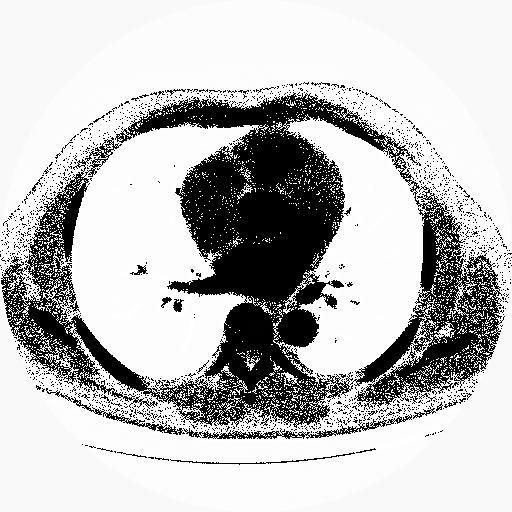
#> input picture Challenge_2/Submititons/q3.tif, 512 x 512 px, found by its file name
$ jupyter execute --allow-errors test.ipynb   (older library calls are emulated)
#> lines starting #> are read from the running program, lines starting #| are printed output that depends on the picture; after the words box and inside, x2 and y2 are one past the last pixel; in counts of white or black regions, pixels touching at a corner belong together
[cell 1]
import cv2
import numpy as np
import skimage, os
from skimage.morphology import ball, disk, dilation, binary_erosion, remove_small_objects, erosion, closing, reconstruction, binary_closing
from skimage.measure import label,regionprops, perimeter
from skimage.morphology import binary_dilation, binary_opening
from skimage.filters import roberts, sobel
from skimage import measure, feature
from skimage.segmentation import clear_border, mark_boundaries
from skimage import data
from scipy import ndimage as ndi
import matplotlib.pyplot as plt
from mpl_toolkits.mplot3d.art3d import Poly3DCollection
import scipy.misc
from glob import glob
from skimage.io import imread, imsave
from skimage import img_as_ubyte

[cell 2]
BASE_IMG_PATH=os.path.join('..','input')

[cell 3]
def challenge_2(raw_im):
    im = raw_im.copy()
    binary = im < -200
    cleared = clear_boarder(binary)
    label_image = label(cleared, background=-1)
    areas = [r.area for r in regionprops(label_image)]
    if len(areas) > 2:
        for region in regionprops(label_image):
            if region.area > np.median(areas):
                for coordinates in region.coords:
                       label_image[coordinates[0], coordinates[1]] = 0
    binary = label_image == 0
    selem = disk(5)
    binary = binary_erosion(binary, selem)
    selem = disk(2)
    binary = binary_closing(binary, selem, return_edges=True)
    edges = canny(binary)
    binary = ndi.binary_fill_holes(edges, structure=np.ones((5,5)))
    get_high_vals = binary != 0
    im[get_high_vals] = 255
    return im

[cell 4]
test_image = imread("/home/edalita/Documents/MAIA/3-Semestre/eHealth/Challenge/q3.tif")
#> test_image is the input picture: shape (512, 512) int16; min -1805, max 986, mean -609.4
#> (the rest of this cell did not finish here and is left out)

#> in challenge_2, `binary = im < -200`:
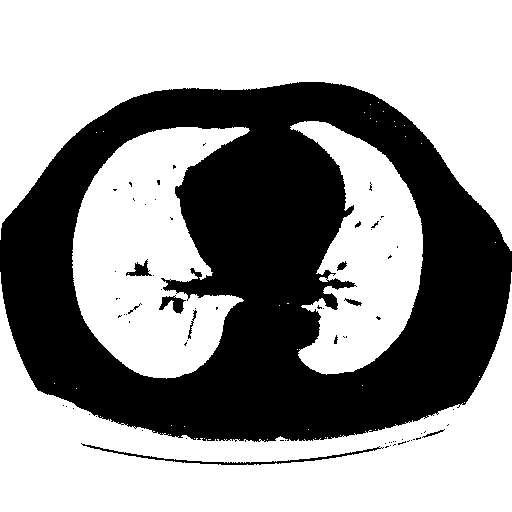
#> binary: shape (512, 512) bool; 60.3% white; 72 black regions (61 under 20 px), largest, box (x1, y1, x2, y2) and area: (0, 82, 512, 442) 102363, (81, 443, 384, 465) 685, (159, 295, 186, 314) 246
segmented_image_ubyte = img_as_ubyte(segmented_image)
imsave('q1.png',segmented_image_ubyte)


$ run again, with Challenge_2/Submititons/q1.tif copied over Challenge_2/Submititons/q3.tif
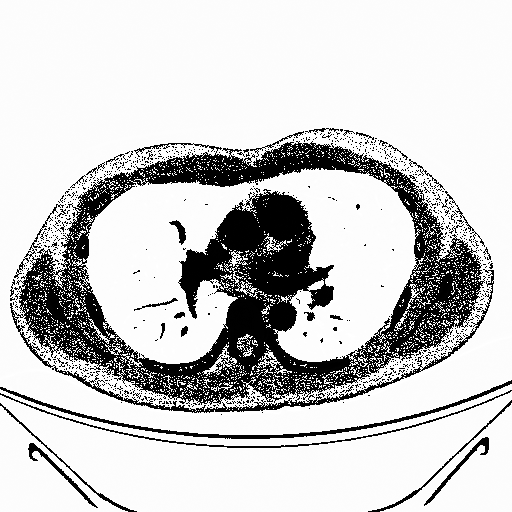
#> input picture Challenge_2/Submititons/q1.tif, 512 x 512 px, found by its file name
#> test_image is the input picture: shape (512, 512) int16; min -932, max 1242, mean -512
#> in challenge_2, `binary = im < -200`:
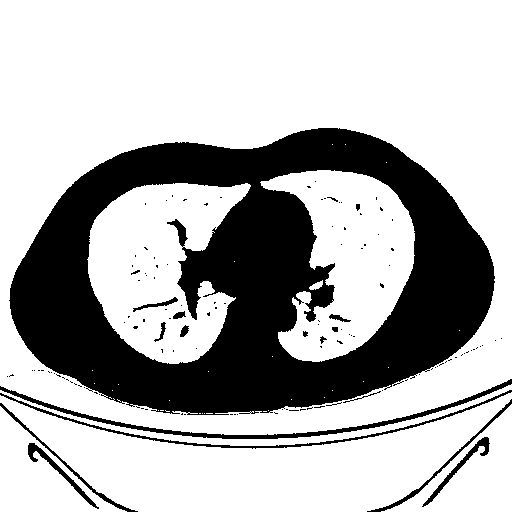
#> binary: shape (512, 512) bool; 70.3% white; 130 black regions (113 under 20 px), largest, box (x1, y1, x2, y2) and area: (9, 128, 495, 415) 71483, (0, 379, 512, 439) 2140, (0, 390, 512, 449) 1260

$ run again, with Challenge_2/Submititons/q2.tif copied over Challenge_2/Submititons/q3.tif
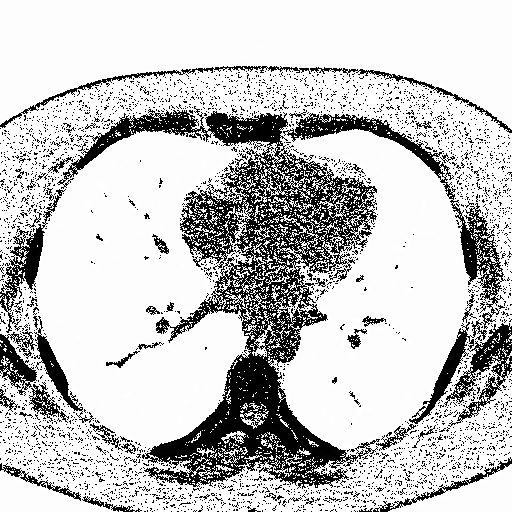
#> input picture Challenge_2/Submititons/q2.tif, 512 x 512 px, found by its file name
#> test_image is the input picture: shape (512, 512) int16; min -953, max 1258, mean -337.9
#> in challenge_2, `binary = im < -200`:
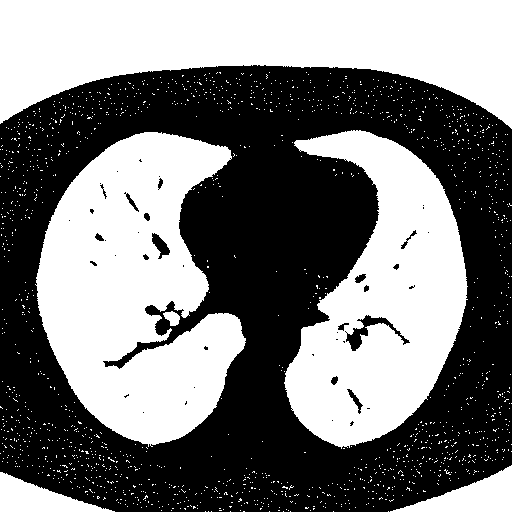
#> binary: shape (512, 512) bool; 47.6% white; 1581 white regions (1575 under 20 px), largest, box (x1, y1, x2, y2) and area: (35, 132, 246, 447) 42251, (0, 0, 512, 129) 41405, (284, 130, 468, 449) 33514, (390, 465, 512, 512) 2618, (0, 472, 115, 512) 2227, (163, 311, 180, 326) 166
